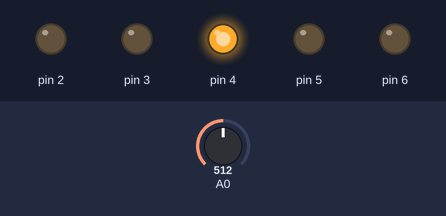
This sketch was run on a simulated Arduino Uno, built with avr-gcc and run on an emulated ATmega328P. Parts: output pins drawn as LEDs (lit = HIGH). Inputs (shaded band) come from the test bench; at power-on: A0 = 512.

Above: at 1.2 s.
1.3 s: A0 set to 605
2.8 s: A0 set to 620
At 3.8 s:
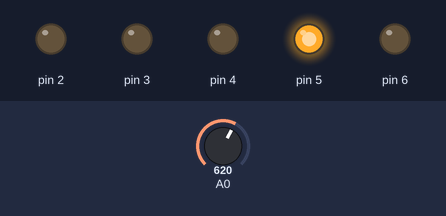
4.3 s: A0 set to 804
5.8 s: A0 set to 828
At 6.4 s:
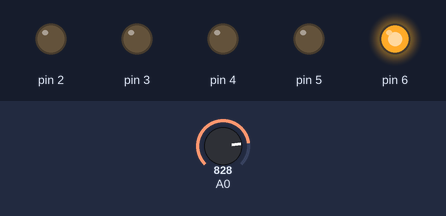
7.3 s: A0 set to 602
At 7.7 s:
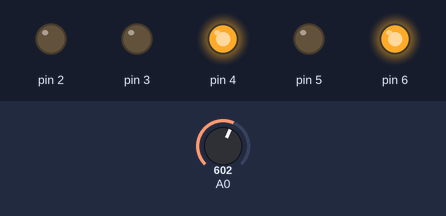
8.8 s: A0 set to 622
At 10.1 s:
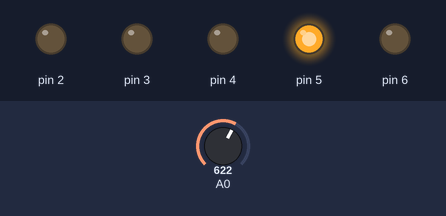
Timing chart, 0 to 11.3 s (numbered marks = the images above; inputs shaded):
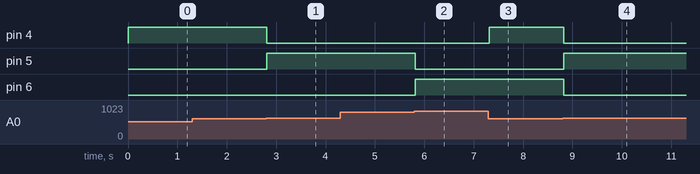

The sketch:

poten_blink.ino
```cpp
  unsigned short value = 0;

// the setup function runs once when you press reset or power the board
void setup() {
  Serial.begin(57600);
  pinMode(6, OUTPUT);
  pinMode(5, OUTPUT);
  pinMode(4, OUTPUT);
  pinMode(3, OUTPUT);
  pinMode(2, OUTPUT);
}


void loop() {
 value = analogRead(A0);
if (value <= 204)
  {
  digitalWrite(2, HIGH);
  digitalWrite(3, LOW);
  }
 if ((value <= 408) && (value > 204))
  {
  digitalWrite(2, LOW);
  digitalWrite(3, HIGH);
  digitalWrite(4, LOW);
  }
 if ((value <= 612) && (value > 408))
  {
  digitalWrite(3, LOW);
  digitalWrite(4, HIGH);
  digitalWrite(5, LOW);
  }
 if ((value <= 816) && (value > 612))
  {
  digitalWrite(4, LOW);
  digitalWrite(5, HIGH);
  digitalWrite(6, LOW);
  }
 if ((value <= 1023) && (value > 816))
  {
  digitalWrite(6, HIGH);
  digitalWrite(5, LOW);
  }
//  Serial.println (value);
  delay(50); //задержка в мс
}
```

Measured:
- the behaviour switches between 612 and 613 on A0 (found by bisection; images 0 and 1)
- the behaviour switches between 816 and 817 on A0 (found by bisection; images 1 and 2)
- after the input at 1.3 s, every drawn part: stays the same
- after the input at 2.8 s, pin 4: HIGH → LOW at once; pin 5: LOW → HIGH at once
- after the input at 4.3 s, every drawn part: stays the same
- after the input at 5.8 s, pin 5: HIGH → LOW at once; pin 6: LOW → HIGH at once
- after the input at 7.3 s, pin 4: LOW → HIGH at once
- after the input at 8.8 s, pin 4, pin 6: HIGH → LOW at once; pin 5: LOW → HIGH at once
